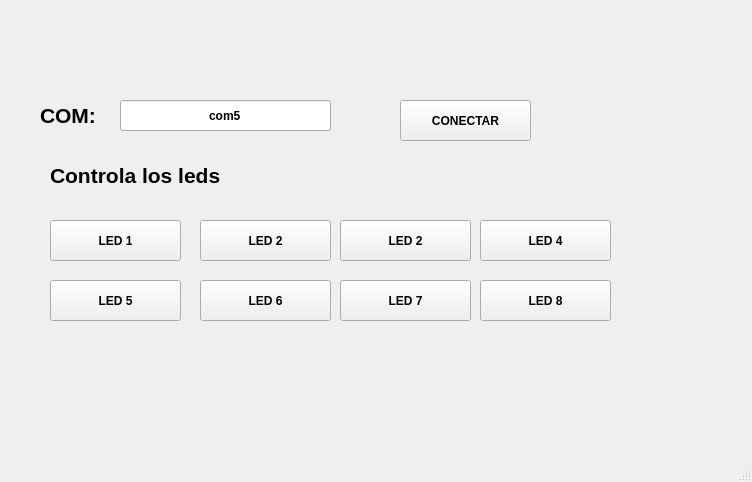
<?xml version="1.0" encoding="UTF-8"?>
<ui version="4.0">
 <class>MainWindow</class>
 <widget class="QMainWindow" name="MainWindow">
  <property name="geometry">
   <rect>
    <x>0</x>
    <y>0</y>
    <width>752</width>
    <height>482</height>
   </rect>
  </property>
  <property name="windowTitle">
   <string>MainWindow</string>
  </property>
  <widget class="QWidget" name="centralwidget">
   <widget class="QLabel" name="label">
    <property name="geometry">
     <rect>
      <x>20</x>
      <y>10</y>
      <width>191</width>
      <height>71</height>
     </rect>
    </property>
    <property name="text">
     <string/>
    </property>
    <property name="pixmap">
     <pixmap resource="../../../Resource/resource.qrc">:/Logos/uatlogopng.png</pixmap>
    </property>
    <property name="scaledContents">
     <bool>true</bool>
    </property>
   </widget>
   <widget class="QLabel" name="label_4">
    <property name="geometry">
     <rect>
      <x>570</x>
      <y>0</y>
      <width>171</width>
      <height>91</height>
     </rect>
    </property>
    <property name="text">
     <string/>
    </property>
    <property name="pixmap">
     <pixmap resource="../../../Resource/resource.qrc">:/Logos/fians.png</pixmap>
    </property>
    <property name="scaledContents">
     <bool>true</bool>
    </property>
   </widget>
   <widget class="QLabel" name="label_5">
    <property name="geometry">
     <rect>
      <x>620</x>
      <y>350</y>
      <width>121</width>
      <height>71</height>
     </rect>
    </property>
    <property name="text">
     <string/>
    </property>
    <property name="pixmap">
     <pixmap resource="../../../Resource/resource.qrc">:/Logos/Shelby-Logo.png</pixmap>
    </property>
    <property name="scaledContents">
     <bool>true</bool>
    </property>
   </widget>
   <widget class="QLineEdit" name="txt_com">
    <property name="geometry">
     <rect>
      <x>120</x>
      <y>100</y>
      <width>211</width>
      <height>31</height>
     </rect>
    </property>
    <property name="font">
     <font>
      <weight>75</weight>
      <bold>true</bold>
     </font>
    </property>
    <property name="text">
     <string>com5</string>
    </property>
    <property name="alignment">
     <set>Qt::AlignCenter</set>
    </property>
   </widget>
   <widget class="QLabel" name="label_2">
    <property name="geometry">
     <rect>
      <x>40</x>
      <y>100</y>
      <width>71</width>
      <height>31</height>
     </rect>
    </property>
    <property name="font">
     <font>
      <pointsize>16</pointsize>
      <weight>75</weight>
      <bold>true</bold>
     </font>
    </property>
    <property name="text">
     <string>COM:</string>
    </property>
   </widget>
   <widget class="QPushButton" name="btn_accion">
    <property name="geometry">
     <rect>
      <x>400</x>
      <y>100</y>
      <width>131</width>
      <height>41</height>
     </rect>
    </property>
    <property name="font">
     <font>
      <weight>75</weight>
      <bold>true</bold>
     </font>
    </property>
    <property name="text">
     <string>CONECTAR</string>
    </property>
   </widget>
   <widget class="QLabel" name="label_3">
    <property name="geometry">
     <rect>
      <x>50</x>
      <y>160</y>
      <width>231</width>
      <height>31</height>
     </rect>
    </property>
    <property name="font">
     <font>
      <pointsize>16</pointsize>
      <weight>75</weight>
      <bold>true</bold>
     </font>
    </property>
    <property name="text">
     <string>Controla los leds</string>
    </property>
   </widget>
   <widget class="QPushButton" name="btn_led_1">
    <property name="geometry">
     <rect>
      <x>50</x>
      <y>220</y>
      <width>131</width>
      <height>41</height>
     </rect>
    </property>
    <property name="font">
     <font>
      <weight>75</weight>
      <bold>true</bold>
     </font>
    </property>
    <property name="text">
     <string>LED 1</string>
    </property>
   </widget>
   <widget class="QPushButton" name="btn_led_2">
    <property name="geometry">
     <rect>
      <x>200</x>
      <y>220</y>
      <width>131</width>
      <height>41</height>
     </rect>
    </property>
    <property name="font">
     <font>
      <weight>75</weight>
      <bold>true</bold>
     </font>
    </property>
    <property name="text">
     <string>LED 2</string>
    </property>
   </widget>
   <widget class="QPushButton" name="btn_led_3">
    <property name="geometry">
     <rect>
      <x>340</x>
      <y>220</y>
      <width>131</width>
      <height>41</height>
     </rect>
    </property>
    <property name="font">
     <font>
      <weight>75</weight>
      <bold>true</bold>
     </font>
    </property>
    <property name="text">
     <string>LED 2</string>
    </property>
   </widget>
   <widget class="QPushButton" name="btn_led_4">
    <property name="geometry">
     <rect>
      <x>480</x>
      <y>220</y>
      <width>131</width>
      <height>41</height>
     </rect>
    </property>
    <property name="font">
     <font>
      <weight>75</weight>
      <bold>true</bold>
     </font>
    </property>
    <property name="text">
     <string>LED 4</string>
    </property>
   </widget>
   <widget class="QPushButton" name="btn_led_5">
    <property name="geometry">
     <rect>
      <x>50</x>
      <y>280</y>
      <width>131</width>
      <height>41</height>
     </rect>
    </property>
    <property name="font">
     <font>
      <weight>75</weight>
      <bold>true</bold>
     </font>
    </property>
    <property name="text">
     <string>LED 5</string>
    </property>
   </widget>
   <widget class="QPushButton" name="btn_led_6">
    <property name="geometry">
     <rect>
      <x>200</x>
      <y>280</y>
      <width>131</width>
      <height>41</height>
     </rect>
    </property>
    <property name="font">
     <font>
      <weight>75</weight>
      <bold>true</bold>
     </font>
    </property>
    <property name="text">
     <string>LED 6</string>
    </property>
   </widget>
   <widget class="QPushButton" name="btn_led_7">
    <property name="geometry">
     <rect>
      <x>340</x>
      <y>280</y>
      <width>131</width>
      <height>41</height>
     </rect>
    </property>
    <property name="font">
     <font>
      <weight>75</weight>
      <bold>true</bold>
     </font>
    </property>
    <property name="text">
     <string>LED 7</string>
    </property>
   </widget>
   <widget class="QPushButton" name="btn_led_8">
    <property name="geometry">
     <rect>
      <x>480</x>
      <y>280</y>
      <width>131</width>
      <height>41</height>
     </rect>
    </property>
    <property name="font">
     <font>
      <weight>75</weight>
      <bold>true</bold>
     </font>
    </property>
    <property name="text">
     <string>LED 8</string>
    </property>
   </widget>
  </widget>
  <widget class="QMenuBar" name="menubar">
   <property name="geometry">
    <rect>
     <x>0</x>
     <y>0</y>
     <width>752</width>
     <height>26</height>
    </rect>
   </property>
  </widget>
  <widget class="QStatusBar" name="statusbar"/>
 </widget>
 <resources>
  <include location="../../../Resource/resource.qrc"/>
 </resources>
 <connections/>
</ui>
